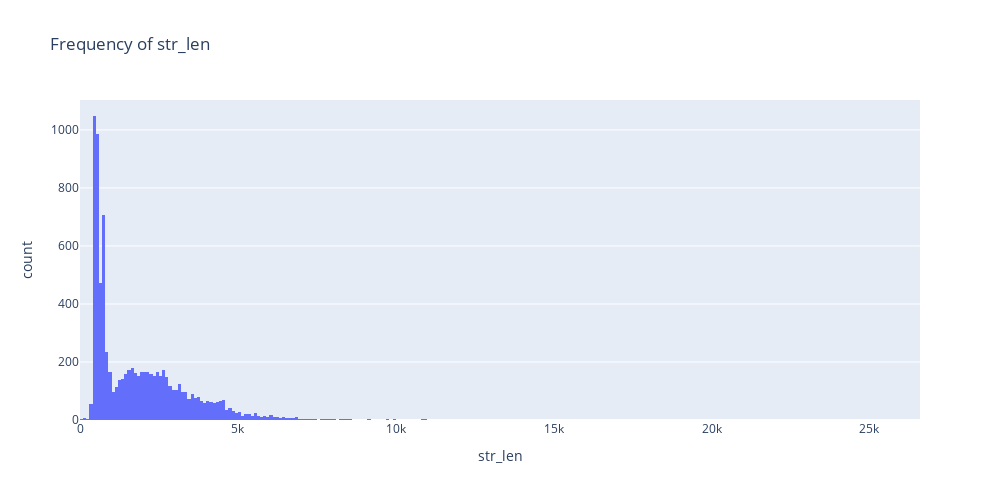

Source (notebook cell):
### Code cell
# We can notice a peculiarity: while the distribution mainly looks like a normal one, there is a very high peak for some low values.
df["str_len"] = df["description"].apply(lambda x: len(x))
df_plot = df.groupby("description")["str_len"].mean().reset_index()
fig = px.histogram(
    df_plot, x="str_len", width=1000, height=500, title="Frequency of str_len"
)
fig.show()

### Figure 1 — Plotly figure (JSON) as saved in the notebook; plotly's stock layout.template omitted (floating-point values rounded to 4 significant figures; data arrays with more than 128 entries replaced by an {"elided": "..."} marker saying what was removed)
{"data": [{"alignmentgroup": "True", "bingroup": "x", "hovertemplate": "str_len=%{x}<br>count=%{y}<extra></extra>", "legendgroup": "", "marker": {"color": "#636efa", "pattern": {"shape": ""}}, "name": "", "offsetgroup": "", "orientation": "v", "showlegend": false, "type": "histogram", "x": {"elided": "8377 int values"}, "xaxis": "x", "yaxis": "y"}], "layout": {"barmode": "relative", "height": 500, "legend": {"tracegroupgap": 0}, "title": {"text": "Frequency of str_len"}, "width": 1000, "xaxis": {"anchor": "y", "domain": [0, 1], "title": {"text": "str_len"}}, "yaxis": {"anchor": "x", "domain": [0, 1], "title": {"text": "count"}}}}
